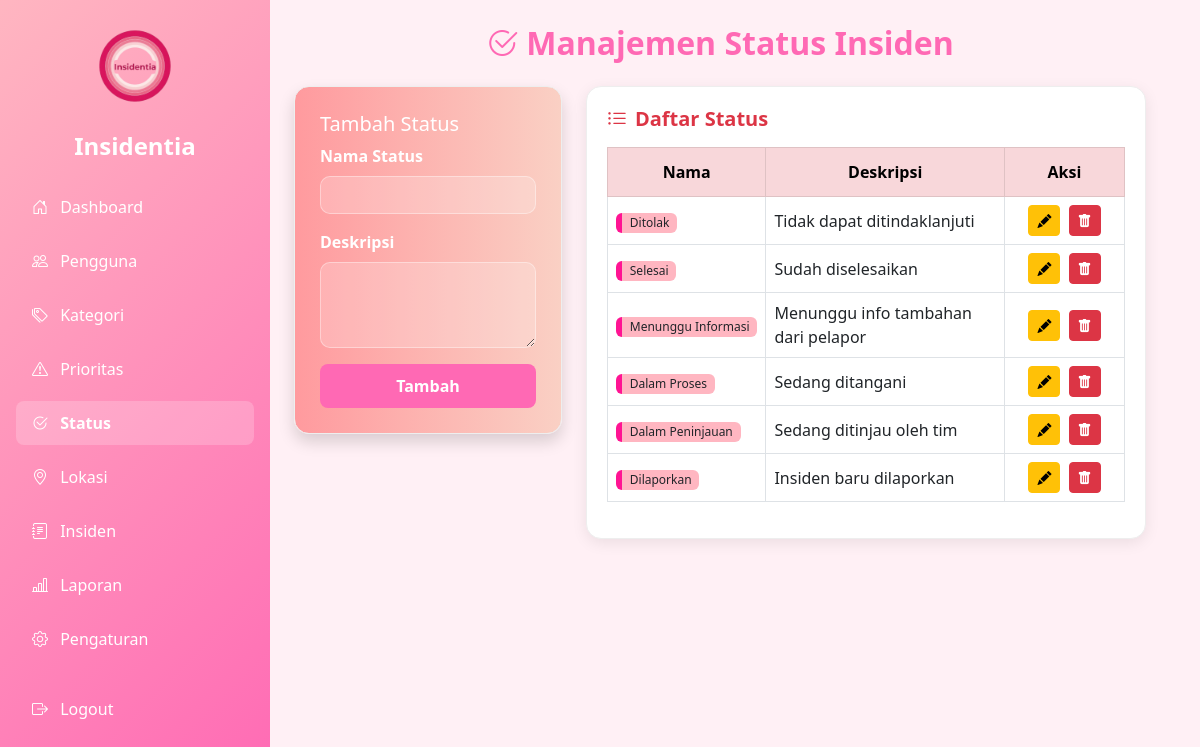
Screenshot of /src/admin/statuses.php (signed in) with the database file from the repository.
### tables this page shows
CREATE TABLE incident_statuses (
    id INT AUTO_INCREMENT PRIMARY KEY,
    name VARCHAR(50) NOT NULL,
    description TEXT
);

### src/admin/statuses.php (the view, shortened to what this page needs)
<?php
require_once '../includes/config.php';
$edit_status = null;
$result = $conn->query("SELECT * FROM incident_statuses ORDER BY id DESC");
?>
<!DOCTYPE html>
<html>
<head>
    <link rel="stylesheet" href="https://cdn.jsdelivr.net/npm/bootstrap@5.3.0/dist/css/bootstrap.min.css">
    <link href="https://cdn.jsdelivr.net/npm/bootstrap-icons@1.10.5/font/bootstrap-icons.css" rel="stylesheet">
    <link rel="stylesheet" href="../assets/css/style.css">
</head>
<body>
<div class="container-fluid">
    <div class="row">
        <div class="col-md-3 sidebar p-3">
            <div class="text-center mb-4">
                <img src="../assets/img/logo.png" alt="Insidentia" width="100" class="mb-2 rounded">
                <h4 class="text-white fw-bold mt-2">Insidentia</h4>
            </div>
            <nav class="nav flex-column">
                <a href="dashboard.php" class="nav-link"><i class="bi bi-house-door me-2"></i> Dashboard</a>
                <a href="users.php" class="nav-link"><i class="bi bi-people me-2"></i> Pengguna</a>
                <a href="categories.php" class="nav-link"><i class="bi bi-tags me-2"></i> Kategori</a>
                <a href="priorities.php" class="nav-link"><i class="bi bi-exclamation-triangle me-2"></i> Prioritas</a>
                <a href="statuses.php" class="nav-link fw-bold active"><i class="bi bi-check2-circle me-2"></i> Status</a>
                <a href="locations.php" class="nav-link"><i class="bi bi-geo-alt me-2"></i> Lokasi</a>
                <a href="incidents.php" class="nav-link"><i class="bi bi-journal-text me-2"></i> Insiden</a>
                <a href="reports.php" class="nav-link"><i class="bi bi-bar-chart-line me-2"></i> Laporan</a>
                <a href="settings.php" class="nav-link"><i class="bi bi-gear me-2"></i> Pengaturan</a>
                <a href="../auth/logout.php" class="nav-link mt-3"><i class="bi bi-box-arrow-right me-2"></i> Logout</a>
            </nav>
        </div>
        <div class="col-md-9 p-4">
            <h2 class="text-center mb-4 section-title"><i class="bi bi-check2-circle me-2"></i>Manajemen Status Insiden</h2>
            <div class="row g-4">
                <div class="col-md-4">
                    <div class="card-form shadow">
                        <h5 class="text-white"><?= $edit_status ? 'Edit Status' : 'Tambah Status' ?></h5>
                        <form method="post">
                            <div class="mb-3">
                                <label class="form-label">Nama Status</label>
                                <input type="text" name="name" class="form-control" required value="<?= $edit_status['name'] ?? '' ?>">
                            </div>
                            <div class="mb-3">
                                <label class="form-label">Deskripsi</label>
                                <textarea name="description" class="form-control" rows="3"><?= $edit_status['description'] ?? '' ?></textarea>
                            </div>
                            <button type="submit" name="<?= $edit_status ? 'update_status' : 'add_status' ?>" class="btn btn-pink w-100">
                                <?= $edit_status ? 'Update' : 'Tambah' ?>
                            </button>
                        </form>
                    </div>
                </div>
                <div class="col-md-8">
                    <div class="table-container">
                        <h5 class="fw-bold text-danger mb-3"><i class="bi bi-list-ul me-2"></i>Daftar Status</h5>
                        <div class="table-responsive">
                            <table class="table table-bordered table-hover align-middle">
                                <thead class="table-danger text-center">
                                    <tr>
                                        <th>Nama</th>
                                        <th>Deskripsi</th>
                                        <th style="width: 120px;">Aksi</th>
                                    </tr>
                                </thead>
                                <tbody>
                                    <?php while($row = $result->fetch_assoc()): ?>
                                        <tr>
                                            <td><span class="badge bg-pink text-dark"><?= htmlspecialchars($row['name']) ?></span></td>
                                            <td><?= htmlspecialchars($row['description']) ?></td>
                                            <td class="text-center">
                                                <a href="statuses.php?edit=<?= $row['id'] ?>" class="btn btn-sm btn-warning me-1" data-bs-toggle="tooltip" title="Edit"><i class="bi bi-pencil-fill"></i></a>
                                                <a href="statuses.php?delete=<?= $row['id'] ?>" class="btn btn-sm btn-danger" onclick="return confirm('Hapus status ini?')" data-bs-toggle="tooltip" title="Hapus"><i class="bi bi-trash-fill"></i></a>
                                            </td>
                                        </tr>
                                    <?php endwhile; ?>
                                </tbody>
                            </table>
                        </div>
                    </div>
                </div>
            </div>
        </div>
    </div>
</div>
</body>
</html>

### src/assets/css/style.css (style rules this page uses)
body { background-color: #e1bfd6; font-family: 'Segoe UI', sans-serif; margin: 0; padding: 0; }
.btn-pink { background-color: #ffb6c1; color: white; border: none; transition: 0.3s ease; }
.table thead { background-color: rgb(247, 143, 179); color: white; }
.bg-pink { background-color: #ff69b4; border-left: 6px solid #ff1493; color: white; }
.sidebar { width: 270px; background-color: #ff69b4; color: white; min-height: 100vh; padding: 20px 18px; position: sticky; top: 0; }
.sidebar .nav-link { color: white; padding: 10px 16px; border-radius: 8px; margin-bottom: 6px; font-size: 1rem; white-space: nowrap; overflow: hidden; text-overflow: ellipsis; }

### src/admin/statuses.php (style rules this page uses)
body { background-color: #fff0f5; }
.sidebar { background: linear-gradient(135deg, #ffb6c1, #ff69b4); min-height: 100vh; color: white; }
.sidebar .nav-link { color: white; margin-bottom: 10px; }
.sidebar .nav-link.active, .sidebar .nav-link.fw-bold { background-color: rgba(255, 255, 255, 0.2); }
.section-title { color: #ff69b4; font-weight: bold; }
.card-form { background: linear-gradient(to right, #ff9a9e, #fad0c4); color: white; border-radius: 15px; padding: 25px; box-shadow: 0 4px 15px rgba(0, 0, 0, 0.08); transition: transform 0.2s ease-in-out; border: 1px solid #eee; }
.form-control, .form-select { border-radius: 10px; border: 1px solid rgba(255, 255, 255, 0.5); background-color: rgba(255, 255, 255, 0.2); color: white; }
.form-control::placeholder { color: rgba(255, 255, 255, 0.7); }
.form-label { color: white; font-weight: bold; }
.table-container { background-color: white; border-radius: 15px; padding: 20px; box-shadow: 0 4px 15px rgba(0, 0, 0, 0.08); border: 1px solid #eee; }
.btn-pink { background-color: #ff69b4; color: white; border: none; font-weight: bold; transition: 0.3s ease; border-radius: 8px; padding: 10px 20px; }
.table-container .table tbody tr td:first-child .badge { background-color: #ffb6c1 !important; color: #333; font-weight: normal; }
.table-container .table thead.table-danger { background-color: #ffb6c1; color: white; }
.table-container .table thead th { padding: 12px 8px; }

### rows the page displays
incident_statuses: name "Ditolak", description "Tidak dapat ditindaklanjuti"
incident_statuses: name "Selesai", description "Sudah diselesaikan"
incident_statuses: name "Menunggu Informasi", description "Menunggu info tambahan dari pelapor"
incident_statuses: name "Dalam Proses", description "Sedang ditangani"
incident_statuses: name "Dalam Peninjauan", description "Sedang ditinjau oleh tim"
incident_statuses: name "Dilaporkan", description "Insiden baru dilaporkan"
